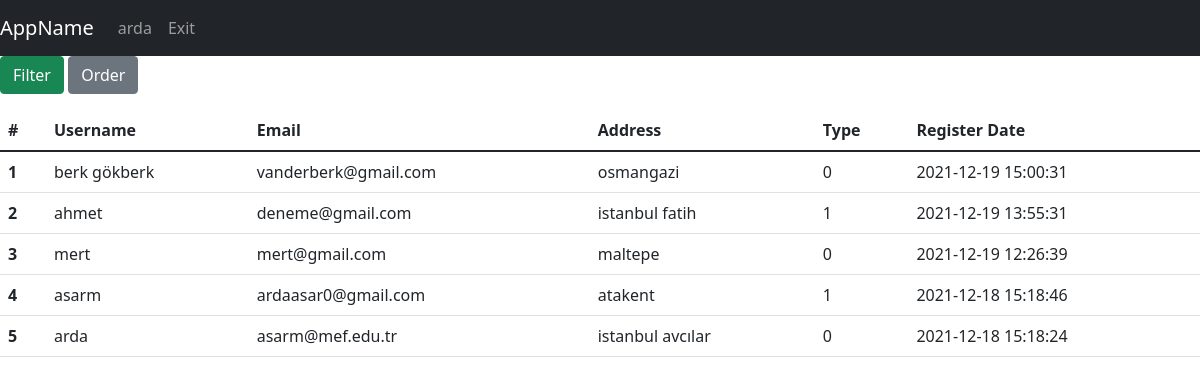
The page /users (signed in) on the database its author committed.
### tables this page shows
CREATE TABLE users(username TEXT PRIMARY KEY,email TEXT,password TEXT,user_type INTEGER, address Text, lat REAL , lng REAL, registred_date Date DEFAULT (datetime('now','localtime')));

### app.py (the view)
@app.route("/users", methods=["GET", "POST"])
def allUsers():
    data = {}
    with sqlite3.connect(DATABASE) as database:
        cursor = database.cursor()
    if request.method == "POST":
        if 'order' in request.form:
            orderBy = request.form['orderBy'].lower()
            command = "SELECT username,email,address,registred_date,user_type as type FROM users ORDER BY "+str(orderBy)
            cursor.execute(command)
            query = cursor.fetchall()
            data["users"] = query
        if 'filter' in request.form:
            filtered_cols, expected_vals = [], []
            q = ""
            for c in request.form.keys():
                if request.form[c] != '' and request.form[c] != "filter":
                    if request.form[c] == "on":
                        filtered_cols.append("user_type")
                        expected_vals.append(1)
                    else:
                        filtered_cols.append(c)
                        expected_vals.append(request.form[c])
            print(expected_vals)
            print(filtered_cols)
            if len(expected_vals) > 0:
                if filtered_cols[0] != "user_type":
                    q += filtered_cols[0]+" LIKE "+f"'%{expected_vals[0]}%'"
                else:
                    q += " user_type = 1"
                if len(expected_vals) > 1:
                    for index in range(1, len(expected_vals)):
                        if filtered_cols[index] != "user_type":
                            q += " and " + filtered_cols[index]+" LIKE " + f"'%{expected_vals[index]}%'"
                    if filtered_cols.count("user_type") > 0:
                        q += " and user_type = 1"
                command = "SELECT username,email,address,registred_date,user_type as type FROM users WHERE "+q
                print(command)
                cursor.execute(command)
                query = cursor.fetchall()
                data["users"] = query
            else:
                data = getAllDbData(toGet=["users"])
    else:
        data = getAllDbData(toGet=["users"])
    return render_template("admin/list_operations/list_users.html", username=session["username"], data=data)

### app.py (called while the page is built)
def getUsers(cursor, limit=None):
    if limit != None:
        cursor.execute(
            "SELECT username,email,address,registred_date,user_type FROM users ORDER BY registred_date desc LIMIT ?", (limit,))
    else:
        cursor.execute("SELECT username,email,address,registred_date,user_type FROM users ORDER BY registred_date desc")
    query = cursor.fetchall()
    return query

def getAllDbData(toGet, limit=None):
    with sqlite3.connect(DATABASE) as database:
        cursor = database.cursor()
    data = {}
    for entity in toGet:
        if entity == "couriers":
            data[entity] = getCouriers(cursor, limit)
        if entity == "users":
            data[entity] = getUsers(cursor, limit)
        if entity == "restaurant":
            data[entity] = getRestaurants(cursor, limit)
        else:
            pass
    return data

### templates/admin/list_operations/list_users.html (shortened to what this page needs)
{% extends 'base.html' %}
{% block navbar %}
<nav class="navbar navbar-expand-lg navbar-dark bg-dark">
    <a class="navbar-brand" href="#">AppName</a>
    <div class="collapse navbar-collapse" id="navbarNav">
        <ul class="navbar-nav">
          <li class="nav-item active"><a class="nav-link" href="/">{{username}}</a></li>
          <li class="nav-item active"><a class="nav-link" href="/exit">Exit</a></li>
        </ul>
    </div>
</nav>
{% endblock %}
{% block body %}
<p>
  <a class="btn btn-success" data-toggle="collapse" href="#filter" role="button" aria-expanded="false" aria-controls="filter">Filter</a>
  <button class="btn btn-secondary" type="button" data-toggle="collapse" data-target="#order" aria-expanded="false" aria-controls="order">Order</button>
</p>
<div>
    <table class="table">
      <thead class="thead-dark">
        <tr>
            <th scope="col">#</th>
            <th scope="col">Username</th>
            <th scope="col">Email</th>
            <th scope="col">Address</th>
            <th scope="col">Type</th>
            <th scope="col">Register Date</th>
        </tr>
      </thead>
      <tbody>
        {%for i in range(data["users"]|length)%}
                <tr>
                  <th scope="row">{{ i+1 }}</th>
                  <td>{{ data["users"][i][0] }}</td>
                  <td>{{ data["users"][i][1] }}</td>
                  <td>{{ data["users"][i][2] }}</td>
                  <td>{{ data["users"][i][4] }}</td>
                  <td>{{ data["users"][i][3] }}</td>
                </tr>
        {%endfor%}
      </tbody>
    </table>
</div>
{% endblock %}

### rows shown on the page
users: username "arda", username "arda", email "asarm@mef.edu.tr", address "istanbul avcılar", user_type "0", registred_date "2021-12-18 15:18:24"
users: username "berk gökberk", email "vanderberk@gmail.com", address "osmangazi", user_type "0", registred_date "2021-12-19 15:00:31"
users: username "ahmet", email "deneme@gmail.com", address "istanbul fatih", user_type "1", registred_date "2021-12-19 13:55:31"
users: username "mert", email "mert@gmail.com", address "maltepe", user_type "0", registred_date "2021-12-19 12:26:39"
users: username "asarm", email "ardaasar0@gmail.com", address "atakent", user_type "1", registred_date "2021-12-18 15:18:46"

### other values the page prints
{{ i+1 }} "1" "2" "3" "4" "5"
